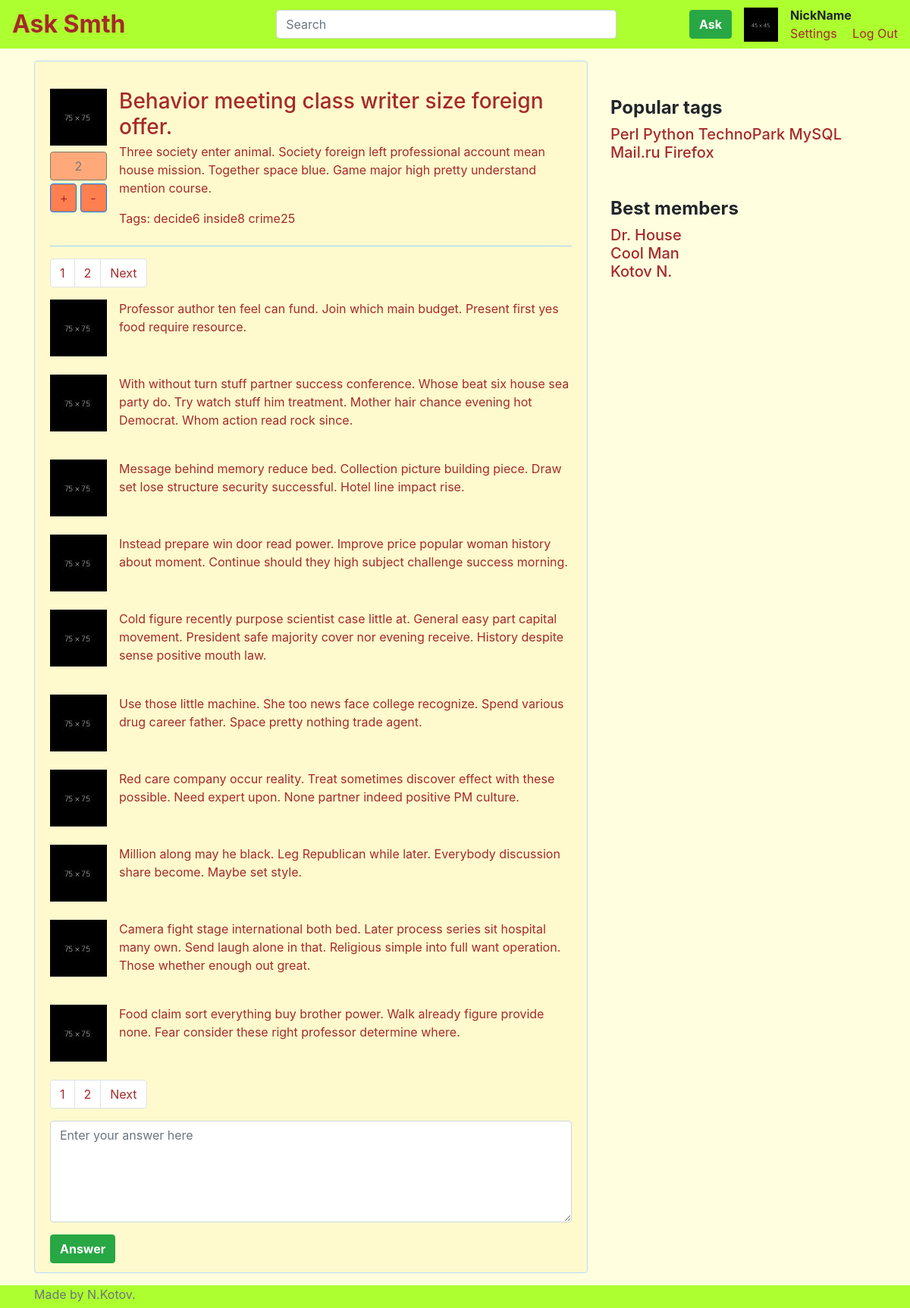
Screenshot of /question/1/ with the database file from the repository.
### questions/models.py (models this page shows, shortened)
class Question(models.Model):
    title = models.CharField(max_length=128)
    text = models.TextField()
    created_at = models.DateTimeField(auto_now_add=True)
    author = models.ForeignKey(User, on_delete=models.CASCADE)
    tags = models.ManyToManyField(to='Tag', related_name='questions')
    rating = models.IntegerField(default=0)
    objects = QuestionManager()

class Tag(models.Model):
    text = models.SlugField(unique=True)
    def get_absolute_url(self):
        return reverse("tag", kwargs={'tag': self.text})

class Answer(models.Model):
    text = models.TextField()
    created_at = models.DateTimeField(auto_now_add=True)
    author = models.ForeignKey(User, on_delete=models.CASCADE)
    question = models.ForeignKey(Question, related_name='question', on_delete=models.CASCADE)

### questions/views.py (the view)
# urls.py: path('question/<int:id>/', views.question, name='question'),
def question(request, id):
    question = get_object_or_404(Question, pk=id)
    answers_list = Answer.objects.filter(question=question)
    answers, paginator = paginate(answers_list, request)
    return render(request, 'question.html', {'questions': answers, 'question': question})

### questions/views.py (called while the page is built)
def paginate(objects_list, request):
    paginator = Paginator(objects_list, 10)
    page = request.GET.get('page')
    try:
        objects_page = paginator.page(page)
    except PageNotAnInteger:
        objects_page = paginator.page(1)
    except EmptyPage:
        objects_page = paginator.page(paginator.num_pages)
    return objects_page, paginator

### templates/question.html
{% extends "base.html" %}
{% load static %}
{% block registered_userpanel %}
{% include "registered_panel.html" %}
{% endblock %}
{% block content %}
<div class="media my-4">
    <div>
        <img class="mr-3" src="{% static 'img/fff75.jpg' %}" alt="Generic placeholder image">
        <div class="rating mt-2 mr-3">
            <button type="button" class="btn btn-block btn-outline-dark" disabled>{{ question.rating }}</button>
            <div class="mt-1">
                <button type="button" class="btn btn-primary brown">+</button>
                <button type="button" class="btn btn-primary brown">-</button>
            </div>
        </div>
    </div>
    <div class="media-body">
        <h3 class="mt-0 mb-1">{{ question.title }}</h3>
        <p>{{ question.text }}</p>
        Tags:
        {% for tag in question.tags.all %}
            <a href="{{ tag.get_absolute_url }}">{{ tag.text }}</a>
        {% endfor %}
    </div>
</div>
<hr>
{% include "answers_list.html" %}
<div class="form-group">
    <textarea type="text" class="form-control" id="exampleFormControlTextarea1" placeholder="Enter your answer here" rows="5" required></textarea>
</div>
<button type="button" class="btn btn-success"> <b>Answer</b> </button>
{% endblock %}

### templates/base.html (shortened to what this page needs)
{% load static %}
<!doctype html>
<html lang="en">
  <head>
    <link rel="stylesheet" href="{% static 'css/bootstrap.min.css' %}">
    <link rel="stylesheet" href="{% static 'css/style.css' %}">
  </head>
  <body>
    <div class="content">
        <div class="navbar navbar-expand-md gr-yell">
                <div class="collapse navbar-collapse nav-item mr-4">
                    <div id="name"> <a href="{% url 'new_questions' %}"> <strong>Ask Smth</strong> </a></div>
                </div>
                <div class="nav-item navbar-collapse mr-5">
                    <input type="text" class="form-control" placeholder="Search">
                </div>
                {% block registered_userpanel %}{%endblock%}
        </div>
        <div class="container mt-3">
            <div class="row">
                <div class="col-8">
                    <div class="alert alert-primary light-gr-yell">
                        {% block content %}{%endblock%}
                    </div>
                </div>
                <div class="col-4">
                    <div class="tags mt-5">
                        <h4><b>Popular tags</b></h4>
                        <h5>
                        <a href="#">Perl</a>
                        <a href="#">Python</a>
                        <a href="#">TechnoPark</a>
                        <a href="#">MySQL</a>
                        <a href="#">Mail.ru</a>
                        <a href="#">Firefox</a>
                        </h5>
                    </div>
                    <div class="members mt-5">
                        <h4><b>Best members</b></h4>
                        <h5>
                        <a href="#">Dr. House</a><br>
                        <a href="#">Cool Man</a><br>
                        <a href="#">Kotov N.</a><br>
                        </h5>
                    </div>
                </div>
            </div>
        </div>
    </div>
    <footer class="footer gr-yell">
        <div class="container">
            <span class="text-muted">Made by N.Kotov.</span>
        </div>
    </footer>
  </body>
</html>

### templates/registered_panel.html
{% load static %}
<div class="nav-item ml-5 mr-3">
    <a href="{% url 'ask' %}"> <button type="button" class="btn btn-success"> <b>Ask</b> </button> </a>
</div>
<div class="nav-item mr-3">
    <img src="{% static 'img/fff.jpg' %}" width="45" height="45"  alt="avatar" class ="img-circle img-responsive">
</div>
<div class="nav-item">
    <div><b>NickName</b></div>
    <div>
        <a href="{% url 'settings' %}">Settings</a>
        <a class="ml-3" href="{% url 'login' %}">Log Out</a>
    </div>
</div>

### templates/answers_list.html
{% load static %}
{% include "pagination.html" %}
{% for question in questions %}
<div class="media mb-4">
    <div>
        <img class="mr-3" src="{% static 'img/fff75.jpg' %}" alt="Generic placeholder image">
    </div>
    <div class="media-body">
        <p>{{ question.text }}</p>
    </div>
</div>
{% endfor %}
{% include "pagination.html" %}

### templates/pagination.html (shortened to what this page needs)
<nav class="pag" aria-label="Page navigation">
    <ul class="pagination brown">
        <li class="page-item"><a class="page-link brown" href="#">{{ questions.number }}</a></li>
        {% if questions.has_next %}
            <li class="page-item"><a class="page-link brown" href="?page={{ questions.paginator.num_pages }}">{{ questions.paginator.num_pages }}</a></li>
            <li class="page-item"><a class="page-link brown" href="?page={{ questions.next_page_number }}">Next</a></li>
        {% endif %}
    </ul>
</nav>

### static/css/style.css (style rules this page uses)
#name { font-size: 2rem }
.gr-yell { background-color: greenyellow }
a { color: brown }
body { background-color: lightyellow; height: 100%; }
.light-gr-yell { background-color: lemonchiffon; color: brown; }
.brown { color: brown; }
.rating .btn { background-color: coral; }
.rating .btn-primary { width: 35px; }
html { height: 100%; }
.content { min-height: 100%; padding-bottom: 30px; }
footer { height: 30px; margin-top: -30px; }

### rows the page displays
Question: rating "2", title "Behavior meeting class writer size foreign offer.", text "Three society enter animal. Society foreign left professional account mean house mission. Together space blue. Game major high pretty understand mention course."
Tag: text "decide6"
Tag: text "inside8"
Tag: text "crime25"
Answer: text "Professor author ten feel can fund. Join which main budget. Present first yes food require resource."
Answer: text "With without turn stuff partner success conference. Whose beat six house sea party do. Try watch stuff him treatment. Mother hair chance evening hot Democrat. Whom action read rock since."
Answer: text "Message behind memory reduce bed. Collection picture building piece. Draw set lose structure security successful. Hotel line impact rise."
Answer: text "Instead prepare win door read power. Improve price popular woman history about moment. Continue should they high subject challenge success morning."
Answer: text "Cold figure recently purpose scientist case little at. General easy part capital movement. President safe majority cover nor evening receive. History despite sense positive mouth law."
Answer: text "Use those little machine. She too news face college recognize. Spend various drug career father. Space pretty nothing trade agent."
Answer: text "Red care company occur reality. Treat sometimes discover effect with these possible. Need expert upon. None partner indeed positive PM culture."
Answer: text "Million along may he black. Leg Republican while later. Everybody discussion share become. Maybe set style."
Answer: text "Camera fight stage international both bed. Later process series sit hospital many own. Send laugh alone in that. Religious simple into full want operation. Those whether enough out great."
Answer: text "Food claim sort everything buy brother power. Walk already figure provide none. Fear consider these right professor determine where."

### other values shown
{{ questions.number }} "1 1"
{{ questions.paginator.num_pages }} "2 2"
